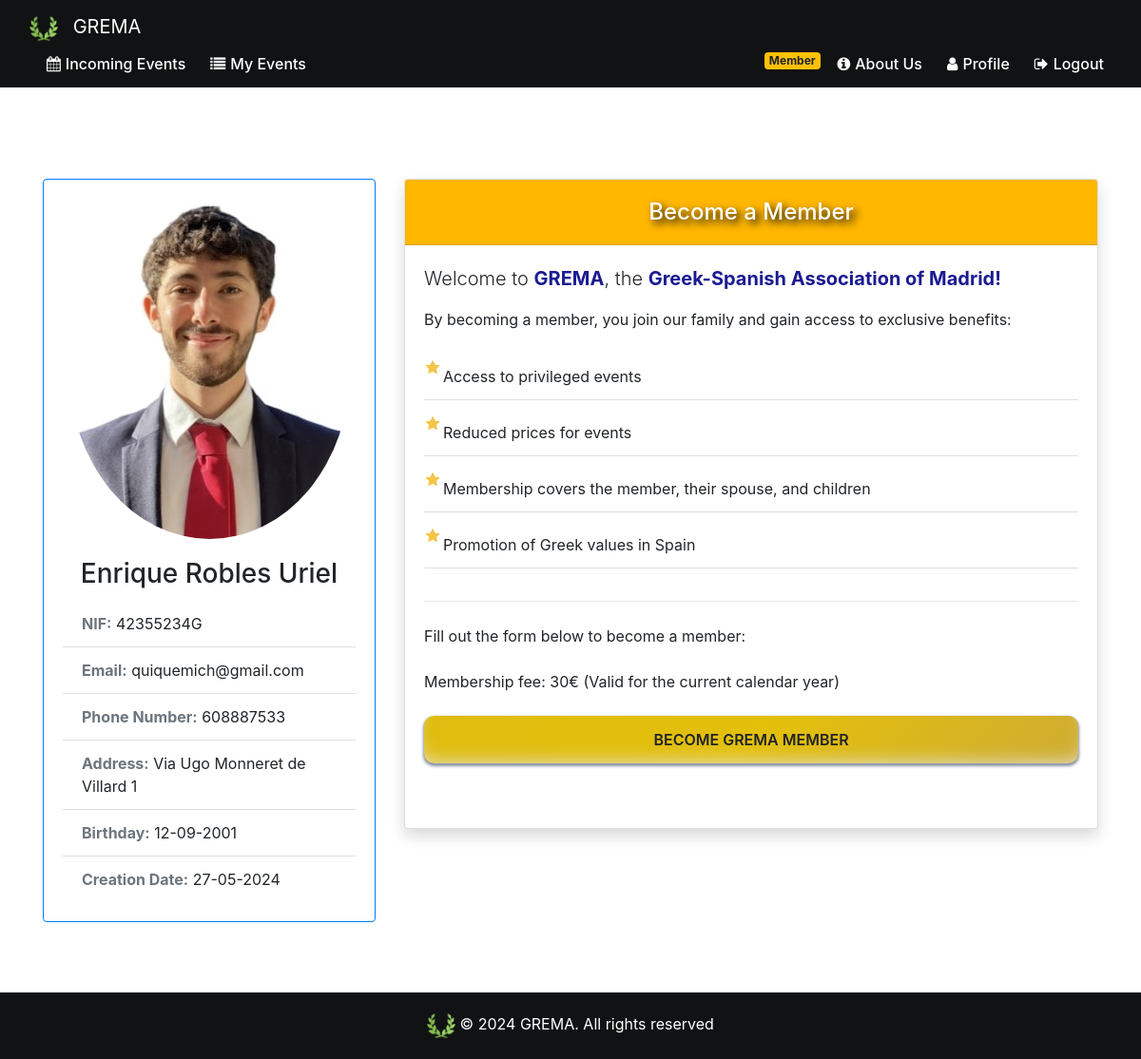
Page /become_member (signed in) on the earlier database version.
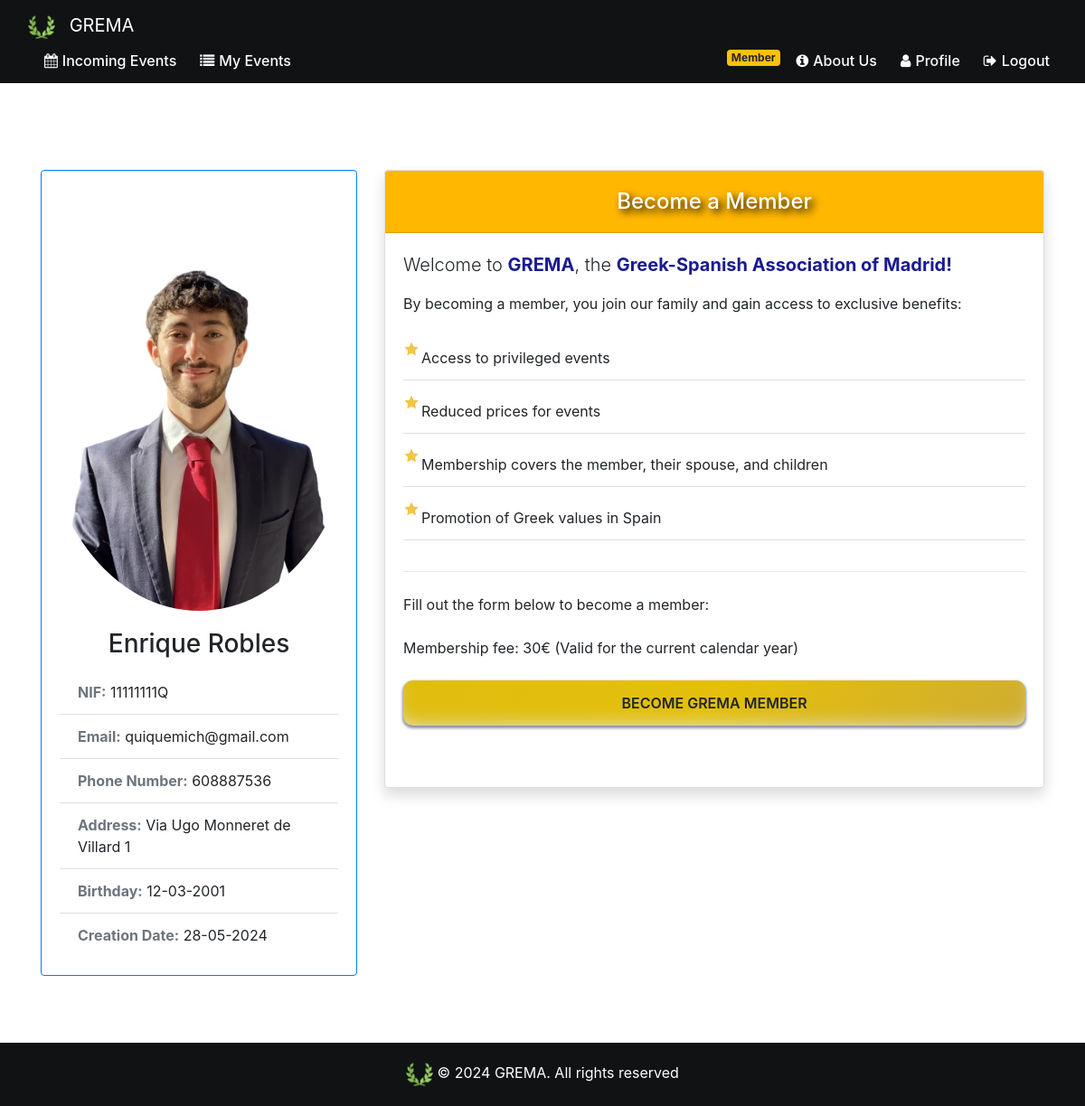
Same page on the later database version.
### website/models.py (models this page shows)
class User(db.Model, UserMixin):
    id = db.Column(db.Integer, primary_key=True, server_default="5")
    nif =db.Column(db.Integer, nullable=False)
    is_admin= False
    phone_number=db.Column(db.Integer)
    address=db.Column(db.String(150))
    email = db.Column(db.String(150), unique=True)
    password = db.Column(db.String(150), nullable=False)
    birthday = db.Column(db.Date)
    creation_date = db.Column(db.Date, default=func.current_date())
    first_name = db.Column(db.String(150))
    surname= db.Column(db.String(150))
    user_profile_image_url = db.Column(db.String(300))
    children = relationship("Child", back_populates="parent")
    partner = relationship("Partner", back_populates="user")

### website/views.py (the view)
@views.route('/become_member', methods=['GET', 'POST'])
@login_required
def become_member():
    return render_template('become_member.html', user=current_user)

### website/views.py (called while the page is built)
@views.context_processor
def inject_membership():
    if current_user.is_authenticated:
        is_member = Fee.query.filter_by(user_fee=current_user.id, payed=True).first() is not None
    else:
        is_member = False
    return dict(is_member=is_member)

### website/templates/become_member.html (shortened to what this page needs)
{% extends "base.html" %}
{% block content %}
<link rel="stylesheet" href="/static/become_member.css">
<br /><br /><br /><br />
<div class="container">
    <div class="row justify-content-center">
        <div class="col-md-4">
            <div class="card mb-4 border-primary">
                <div class="profile-image-container mx-auto mt-4">
                    {% if user.user_profile_image_url %}
                    <img src="{{ user.user_profile_image_url }}" class="card-img-top rounded-circle"
                        alt="Profile Image">
                    {% else %}
                    <img src="{{ url_for('static', filename='images/userLogo.png') }}"
                        class="card-img-top rounded-circle" alt="{{ user.first_name }}">
                    {% endif %}
                </div>
                <div class="card-body">
                    <h3 class="card-title text-center">{{ user.first_name }} {{ user.surname }}</h3>
                    <ul class="list-group list-group-flush">
                        <li class="list-group-item"><strong class="text-secondary">NIF:</strong> {{ user.nif }}</li>
                        <li class="list-group-item"><strong class="text-secondary">Email:</strong> {{ user.email }}</li>
                        <li class="list-group-item"><strong class="text-secondary">Phone Number:</strong> {{
                            user.phone_number }}</li>
                        <li class="list-group-item"><strong class="text-secondary">Address:</strong> {{ user.address }}
                        </li>
                        {%if not user.is_admin%}
                        <li class="list-group-item"><strong class="text-secondary">Birthday:</strong> {{ user.birthday.strftime('%d-%m-%Y')
                            }}</li>
                        <li class="list-group-item"><strong class="text-secondary">Creation Date:</strong> {{
                            user.creation_date.strftime('%d-%m-%Y') }}</li>
                            {%endif%}
                    </ul>
                </div>
            </div>
        </div>
        <div class="col-md-8">
            <div class="card shadow">
                <div class="card-header gold-background text-white text-center"
                    style="text-shadow: 4px 4px 8px #000000;">
                    <h4 class="mb-0">Become a Member</h4>
                </div>
                <div class="card-body">
                    <p class="lead">Welcome to <span style="color: rgb(27, 27, 146); font-weight: bold;">GREMA</span>,
                        the <span style="color: rgb(27, 27, 146); font-weight: bold;">Greek-Spanish Association of
                            Madrid!</span></p>
                    <p class="mb-4">By becoming a member, you join our family and gain access to exclusive benefits:</p>
                    <ul class="list-group list-group-flush custom-list">
                        <li class="list-group-item animated-list-item">Access to privileged events</li>
                        <li class="list-group-item animated-list-item">Reduced prices for events</li>
                        <li class="list-group-item animated-list-item">Membership covers the member, their spouse, and
                            children</li>
                        <li class="list-group-item animated-list-item">Promotion of Greek values in Spain</li>
                    </ul>
                    <hr class="my-4">
                    <p class="mb-4">Fill out the form below to become a member:</p>
                    <p class="mb-4">Membership fee: 30€ (Valid for the current calendar year)</p>
                    <form id=membership-form method="POST" class="border-0">
                        <div id="boton_a_ocultar">
                        <button id="continue-btn" class="btn btn-primary btn-block gold-button  my-button">
                            <span class="shimmer"></span>
                            BECOME GREMA MEMBER
                        </button>
                        <br /><br />
                        </div>
                    </form>
                </div>
            </div>
        </div>
    </div>
</div>
{% endblock %}

### website/templates/base.html (shortened to what this page needs)
<!DOCTYPE html>
<html lang="en">
<head>
  <link rel="stylesheet" href="/static/base.css">
  <link rel="stylesheet" href="https://stackpath.bootstrapcdn.com/bootstrap/4.4.1/css/bootstrap.min.css"
 />
  <link rel="stylesheet" href="https://stackpath.bootstrapcdn.com/font-awesome/4.7.0/css/font-awesome.min.css"
 />
</head>
<body>
  <nav class="navbar navbar-expand-md navbar-dark navbar-custom">
    <div class="container-wide">
      <a class="navbar-brand" href="/"><img src="{{ url_for('static', filename='images/greek_laurel.png') }}"
          alt="GREMA"> GREMA</a>
      <div class="collapse navbar-collapse" id="navbar">
        <ul class="navbar-nav">
          {% if user.is_authenticated %}
          {% if user.is_admin %}
          <li class="nav-item">
            <a class="nav-link" href="/"><i class="fa fa-calendar" aria-hidden="true"></i> Manage Events</a>
          </li>
          <li class="nav-item">
            <a class="nav-link" href="/manage_memberships"><i class="fa fa-users" aria-hidden="true"></i> Manage
              Memberships</a>
          </li>
          <li class="nav-item">
            <a class="nav-link" href="/manage_event_attendances"><i class="fa fa-check-square" aria-hidden="true"></i>
              Manage Attendances</a>
          </li>
          <li class="nav-item">
            <a class="nav-link" href="/qr_reader"><i class="fa fa-qrcode" aria-hidden="true"></i> QR Reader</a>
          </li>
          {% else %}
          <li class="nav-item">
            <a class="nav-link" href="/"><i class="fa fa-calendar" aria-hidden="true"></i> Incoming Events</a>
          </li>
          {% endif %}
          <li class="nav-item">
            <a class="nav-link" href="/my_events"><i class="fa fa-list" aria-hidden="true"></i> My Events</a>
          </li>
          {% endif %}
        </ul>
        {% if user.is_authenticated %}
        <ul class="navbar-nav ml-auto">
          {% if not is_member %}
          <li class="nav-item">
            <a class="btn btn-warning nav-link rounded-pill font-weight-bold" id="becomeMember" href="/become_member"><i
                class="fa fa-star" aria-hidden="true"></i> Become Member!</a>
          </li>
          {% else %}
          <li class="nav-item">
            <span class="badge badge-warning">Member</span>
          </li>
          {% endif %}
          <li class="nav-item">
            <a class="nav-link" href="/about_us"><i class="fa fa-info-circle" aria-hidden="true"></i> About Us</a>
          </li>
          <li class="nav-item">
            <a class="nav-link" href="/profile"><i class="fa fa-user" aria-hidden="true"></i> Profile</a>
          </li>
          <li class="nav-item">
            <a class="nav-link" href="/logout"><i class="fa fa-sign-out" aria-hidden="true"></i> Logout</a>
          </li>
        </ul>
        {% endif %}
      </div>
    </div>
  </nav>
  <div class="w-100">{% block content %}{% endblock %}</div>
  <br><br><br><br><br>
  <footer class="footer mt-auto py-3">
    <div class="container text-center">
      <img src="/static/images/greek_laurel.png" alt="Laurel" style="max-height: 30px;" />
      <span>&copy; 2024 GREMA. All rights reserved
    </div>
  </footer>
</body>
</html>

### website/static/base.css (style rules this page uses)
html { position: relative; min-height: 100%; }
body { margin-bottom: 100px; margin: 0; padding: 0; }
.footer { position: absolute; bottom: 0; width: 100%; height: 70px; background-color: #141618; display: flex; align-items: center; justify-content: space-between; padding: 0 30px; box-sizing: border-box; }
.footer img { max-height: 35px; max-width: 100%; vertical-align: middle; align-items: center; }
.navbar-custom { background-color: #101213; padding: 10px 0; }
.navbar-brand { display: flex; align-items: center; }
.navbar-brand img { max-height: 30px; margin-right: 10px; }
.navbar-nav .nav-item { margin-left: 10px; }
.navbar-nav .nav-link { color: #ffffff !important; font-weight: 500; display: flex; align-items: center; padding: 5px 10px; }
.navbar-nav .nav-link .fa { margin-right: 5px; }
.navbar-collapse { justify-content: space-between; }
.navbar-nav.ml-auto { margin-left: auto !important; }
.container-wide { max-width: 1340px; width: 100%; padding-left: 15px; padding-right: 15px; margin-left: auto; margin-right: auto; }
.badge { margin-left: 5px; padding: 5px 10px; font-size: 90%; }
.footer { background-color: #101213; color: white; padding: 20px 0; }
.footer img { max-height: 30px; }

### website/static/become_member.css (style rules this page uses)
.gold-background { background-color: rgb(255, 183, 0); padding: 20px; border-radius: 10px; }
.gold-button { background-color: rgb(255, 183, 0); color: white; border: none; border-radius: 5px; padding: 10px 20px; transition: background-color 0.3s; }
.animated-list-item { transition: transform 0.3s ease; }
.custom-list { list-style: none; padding: 0; }
.custom-list li { position: relative; padding-left: 20px; margin-bottom: 10px; }
.custom-list li:before { content: ""; position: absolute; top: 5px; left: 0; width: 18px; height: 18px; background-image: url('/static/images/star.png'); background-size: cover; }
:root { --glow-hue: 222deg; --shadow-hue: 180deg; --spring-easing: linear(0, 0.002, 0.01 0.9%, 0.038 1.8%, 0.156, 0.312 5.8%, 0.789 11.1%, 1.015 14.2%, 1.096, 1.157, 1.199, 1.224 20.3%, 1.231, 1.231, 1.226, 1.214 24.6%, 1.176 26.9%, 1.057 32.6%, 1.007 35.5%, 0.984, 0.968, 0.956, 0.949 42%, 0.946 44.1%, 0.95 46.5%, 0.998 57.2%, 1.007, 1.011 63.3%, 1.012 68.3%, 0.998 84%, 1); --spring-duration: 1.33s; }
button.my-button { color: var(--bg); font-weight: 600; background-image: linear-gradient(315deg, #caa83a -10%, #e4c00b 50%, #debc11 110%); padding: .8em 1.4em; position: relative; isolation: isolate; box-shadow: 0 2px 3px 1px hsl(var(--glow-hue) 50% 20% / 50%), inset 0 -10px 20px -10px hsla(var(--shadow-hue), 10%, 90%, 95%); border-radius: 0.66em; scale: 1; transition: all var(--spring-duration) var(--spring-easing); }
button.my-button .shimmer { position: absolute; inset: -40px; border-radius: inherit; mask-image: conic-gradient(from var(--shimmer, 0deg), transparent 0%, transparent 10%, black 36%, black 45%, transparent 50%, transparent 60%, black 85%, black 95%, transparent 100%); mask-size: cover; mix-blend-mode: plus-lighter; animation: shimmer 1s linear infinite both; }
button.my-button .shimmer::before, button.my-button .shimmer::after { transition: all 0.5s ease; opacity: 0; content: ""; border-radius: inherit; position: absolute; mix-blend-mode: color; inset: 40px; pointer-events: none; }
button.my-button .shimmer::before { box-shadow: 0 0 3px 2px hsl(var(--glow-hue) 20% 95%), 0 0 7px 4px hsl(var(--glow-hue) 20% 80%), 0 0 13px 4px hsl(var(--glow-hue) 50% 70%), 0 0 25px 5px hsl(var(--glow-hue) 100% 70%); z-index: -1; }
button.my-button .shimmer::after { box-shadow: inset 0 0 0 1px hsl(var(--glow-hue) 70% 95%), inset 0 0 2px 1px hsl(var(--glow-hue) 100% 80%), inset 0 0 5px 2px hsl(var(--glow-hue) 100% 70%); z-index: 2; }

Differences in the rows shown:
changed User "Enrique": user_profile_image_url: a different picture; surname "Robles Uriel" → "Robles"; nif "42355234G" → "11111111Q"; phone_number "608887533" → "608887536"; birthday "12-09-2001" → "12-03-2001"; creation_date "27-05-2024" → "28-05-2024"
